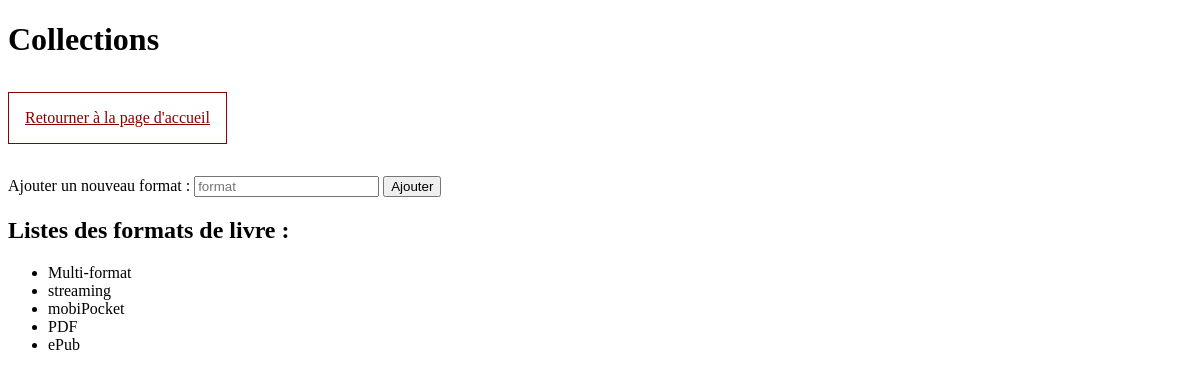
Page /views/insertFormat.php on the committed database.
### tables this page shows
CREATE TABLE `formats` (
  `format_id` int(11) NOT NULL,
  `name` varchar(15) NOT NULL
);

### views/insertFormat.php (the view, shortened to what this page needs)
<?php
require('../utils/dbaccess.php');
$getFormats = 'SELECT * FROM formats ORDER BY format_id DESC;';
$formats = $pdo->query($getFormats);
?>
<!DOCTYPE html>
<html lang="fr">
<head>
    <link rel="stylesheet" type="text/css" href="../css/main.css">
</head>
<body>
<h1>Collections</h1>
<a href="../index.php" class="button footer button-return" >Retourner à la page d'accueil</a>
<div class="main">
    <form action="../controllers/insertFormat.php" method="post">
        <label for="format_name">Ajouter un nouveau format : </label>
        <input type="text" id="format_name" name="format_name" placeholder="format">
        <input type="submit" value="Ajouter" alt="ajouter le nouveau format">
    </form>
</div>
<div class="main2">
    <h2>Listes des formats de livre :</h2>
    <ul>
        <?php foreach ($formats as $f): ?>
                <li><?= $f['name']; ?></li>
        <?php endforeach; ?>
    </ul>
</div>
</body>
</html>

### css/main.css (style rules this page uses)
.button-return { display: inline-block; color: darkred; margin: 0.75em 0 2em; border: darkred solid 1px; padding: 1em; transition-duration: 0.25s; }

### rows in the picture
formats: name "Multi-format"
formats: name "streaming"
formats: name "mobiPocket"
formats: name "PDF"
formats: name "ePub"
